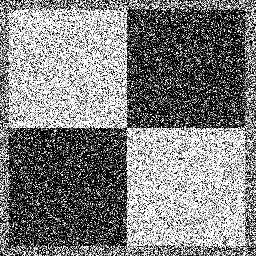
#> input picture ps1/input/ps1-input0-noise.png, 256 x 256 px
$ jupyter execute --allow-errors ps1.ipynb
#> lines starting #> are read from the running program, lines starting #| are printed output that depends on the picture; after the words box and inside, x2 and y2 are one past the last pixel; in counts of white or black regions, pixels touching at a corner belong together
# Problem Set 1: Edges and Lines

[cell 1]
import cv2 as cv
from matplotlib import pyplot as plt
import numpy as np

## Question 1 - Store Edge Image

[cell 2]
# Loads an image
image_grayscale = cv.imread("input/ps1-input0.png", cv.IMREAD_GRAYSCALE)

# Edge detection using Canny
edge_image = cv.Canny(
   image=image_grayscale,
   threshold1=50,
   threshold2=200,
   edges=None,
   apertureSize=3
)

fig, axs = plt.subplots(ncols=2, figsize=(10, 10), facecolor="white")
#> (the rest of this cell did not finish here and is left out)

## Question 2 - Implementing Hough Transform
### a) Write a function hough_lines_acc that computes the Hough Transform for lines and produces an accumulator array.
Output: Store the hough accumulator array (H) as ps1-2-a-1.png (note: write a normalized uint8 version of the array
so that the minimum value is mapped to 0 and maximum to 255).

[cell 3]
def hough_lines_acc(image, rho_resolution=1, theta_resolution=1):
    """ Hough Accumulator for lines in an image. """
    height, width = image.shape
    img_diagonal = np.ceil(np.sqrt(height**2 + width**2)) # a**2 + b**2 = c**2
    rhos = np.arange(-img_diagonal, img_diagonal + 1, rho_resolution)
    thetas = np.deg2rad(np.arange(-90, 90, theta_resolution))

    # create the empty Hough Accumulator with dimensions equal to the size of rhos and thetas
    H = np.zeros((len(rhos), len(thetas)), dtype=np.uint64)
    y_idxs, x_idxs = np.nonzero(image) # find all edge (nonzero) pixel indexes

    for i in range(len(x_idxs)): # cycle through edge points
        x = x_idxs[i]
        y = y_idxs[i]

        for j in range(len(thetas)): # cycle through thetas and calc rho
            rho = int(x * np.cos(thetas[j]) + y * np.sin(thetas[j]) + img_diagonal)
            H[rho, j] += 1

    return H, rhos, thetas

#> (the rest of this cell did not finish here and is left out)

### b) Write a function hough_peaks that finds indices of the accumulator array (here line parameters) that correspond to local maxima.
Output: ps1-2-b-1.png.

[cell 4]
# [49 lines left out: function hough_peaks, not called in this run]

#> (the rest of this cell did not finish here and is left out)

### c) Write a function hough_lines_draw to draw color lines that correspond to peaks found in the accumulator array.
Output: ps1-2-c-1.png - can be saved as a plot directly from hough_lines_draw().

[cell 5]
# drawing the lines from the Hough Accumulator lines using OpevCV cv2.line
# [18 lines left out: function hough_lines_draw, not called in this run]

#> (the rest of this cell did not finish here and is left out)

indicies, H = hough_peaks(H, 6, nhood_size=11) # find peaks

original_image = cv.imread('input/ps1-input0.png')
hough_lines_draw(original_image, indicies, rhos, thetas)

plt.figure(facecolor='white')
plt.imshow(original_image)
plt.show()

cv.imwrite('output/ps1-2-c-1.png', original_image)

### d) What parameters did you use for finding lines in this image?
Output: Text response describing your accumulator bin sizes, threshold and neighborhood
size parameters for finding peaks, and why/how you picked those.

## 3. Add some noise
### a) Use ps1-input0-noise.png - same image as before, but with noise. Compute a modestly smoothed version of this image by using a Gaussian filter. Make σ at least a few pixels big.
    Output: Smoothed image: ps1-3-a-1.png

[cell 6]
image_with_noise = cv.imread("input/ps1-input0-noise.png", cv.IMREAD_GRAYSCALE)
#> image_with_noise is the input picture: shape (256, 256); min 0, max 255, mean 127.6
image_smoothed = cv.GaussianBlur(image_with_noise, ksize=(5, 5), sigmaX=5)
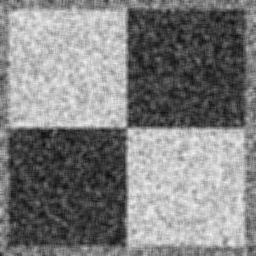
#> image_smoothed: shape (256, 256); min 12, max 242, mean 127.6
plt.figure(facecolor='white')
plt.imshow(image_smoothed, cmap='gray')
# plt.imshow(image_with_noise)
plt.show()
cv.imwrite('output/ps1-3-a-1.png', image_smoothed)
#> Out = True

### b) Using an edge operator of your choosing, create a binary edge image for both the original image (ps1-input0-noise.png) and the smoothed version above.
    Output: Two edge images: ps1-3-b-1.png (from original), ps1-3-b-2.png (from smoothed)

[cell 7]
# Edge detection using Canny
edge_noisy_image = cv.Canny(
   image=image_with_noise,
   threshold1=100,
   threshold2=200,
   edges=None,
   apertureSize=3
)
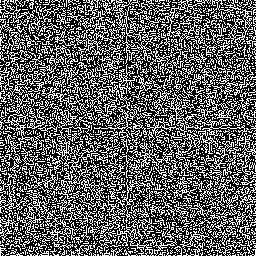
#> edge_noisy_image: shape (256, 256); 37.5% white in thin lines or dots

edge_smoothed_image = cv.Canny(
   image=image_smoothed,
   threshold1=100,
   threshold2=200,
   edges=None,
   apertureSize=3
)
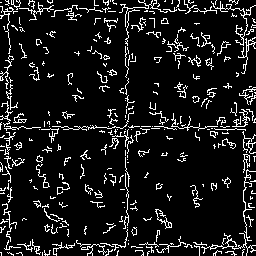
#> edge_smoothed_image: shape (256, 256); 10.1% white in thin lines or dots

fig, axs = plt.subplots(ncols=2, figsize=(10, 10), facecolor="white")
axs[0].imshow(edge_noisy_image, cmap="gray"), axs[0].set_title("Edge Original Image")
axs[1].imshow(edge_smoothed_image, cmap="gray"), axs[1].set_title("Edge Smoothed Image")
plt.show()
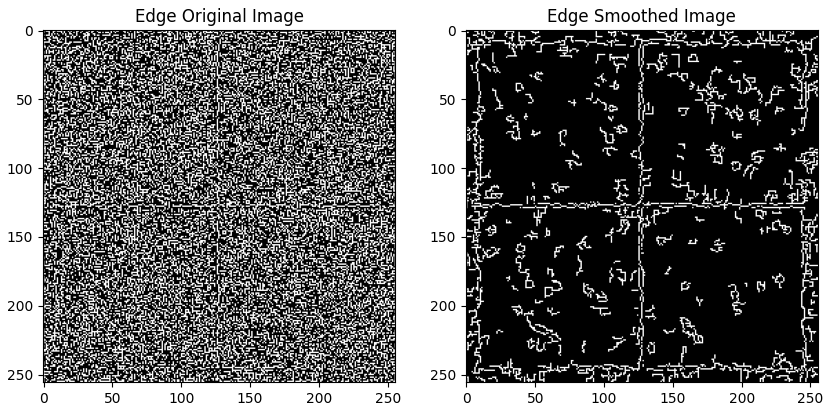
#> figure drawn by matplotlib, 2 panels

cv.imwrite("output/ps1-3-b-1.png", edge_noisy_image)
cv.imwrite("output/ps1-3-b-2.png", edge_smoothed_image)
#> Out = True

$ run again, with ps1/input/ps1-input1.png copied over ps1/input/ps1-input0-noise.png
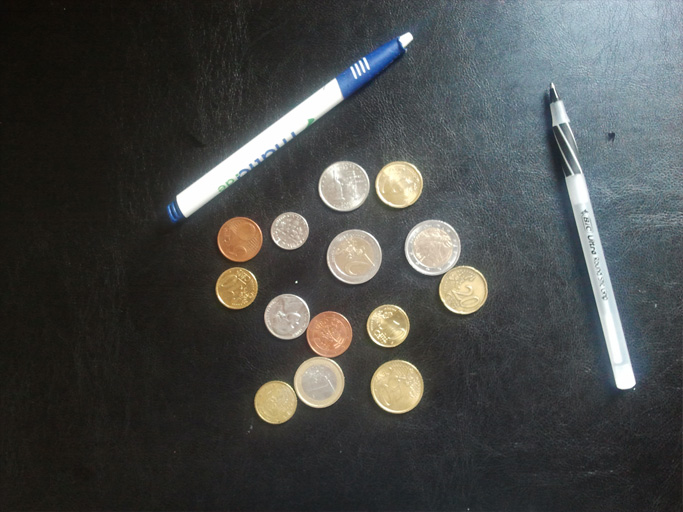
#> input picture ps1/input/ps1-input1.png, 683 x 512 px
#> `cv.imwrite('output/ps1-3-a-1.png', image_smoothed)`: Out = True
#> `edge_noisy_image = cv.Canny( image=image_with_noise, threshold1=100, t..`:
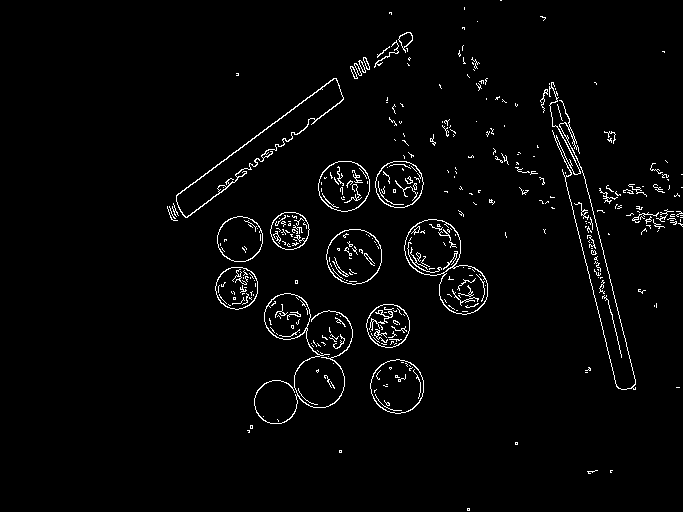
#> edge_noisy_image: shape (512, 683); 2.5% white in thin lines or dots, all inside (x1, y1, x2, y2) = (167, 0, 683, 511)
#> edge_smoothed_image: shape (512, 683); 1.1% white in thin lines or dots, all inside (x1, y1, x2, y2) = (175, 32, 637, 425)
#> `plt.show()`:
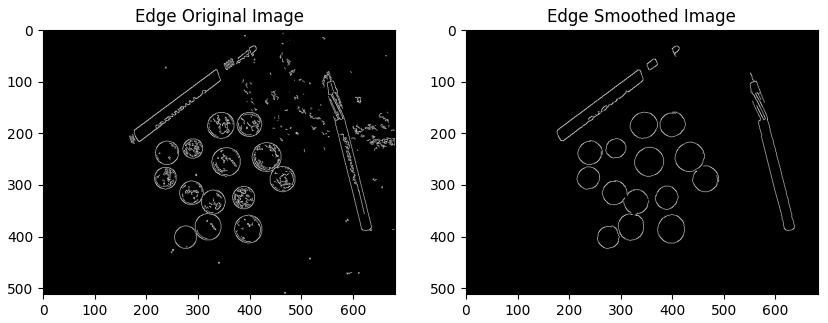
#> figure drawn by matplotlib, 2 panels
